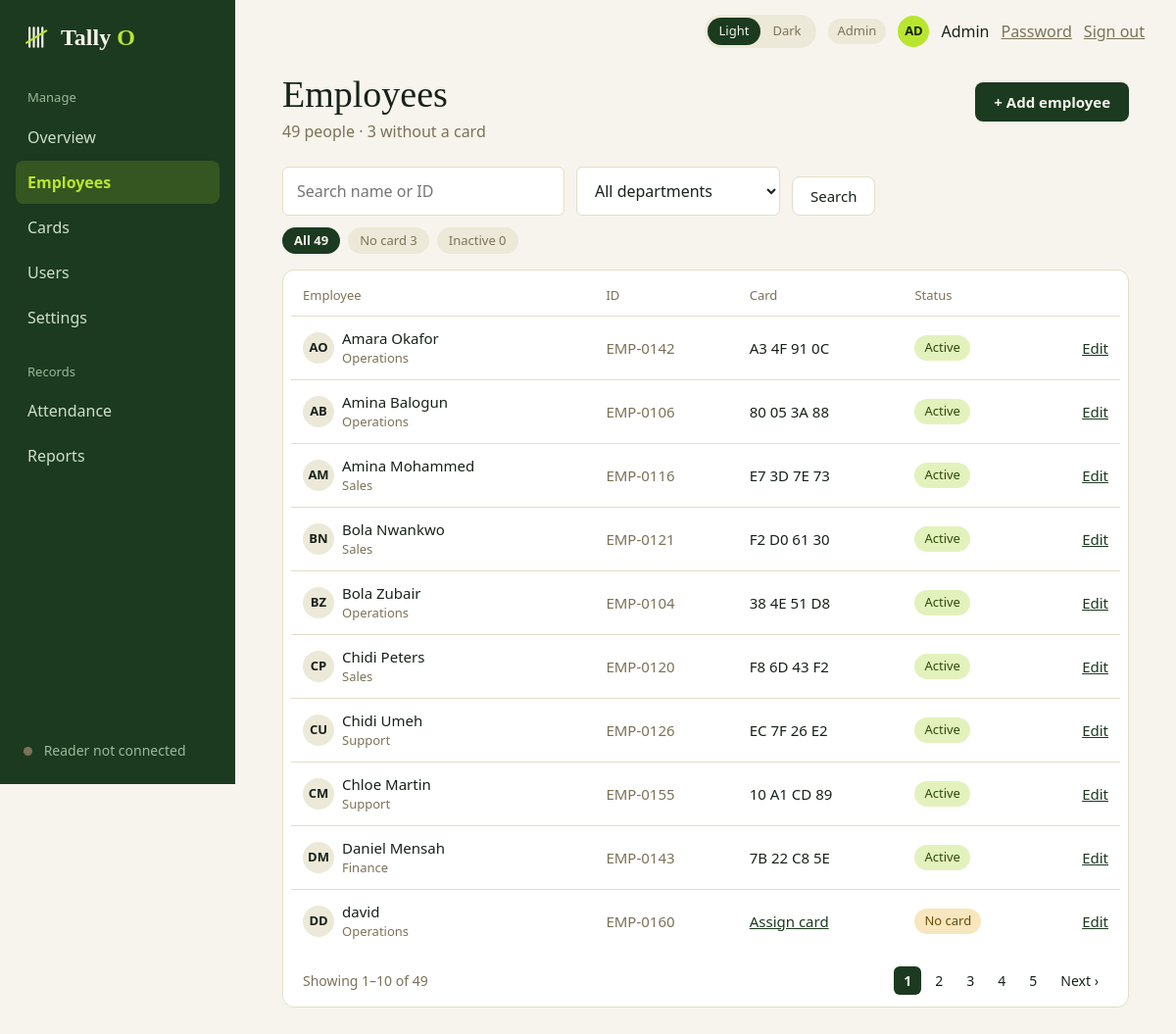
Before: /admin/employees (signed in) with the older database file.
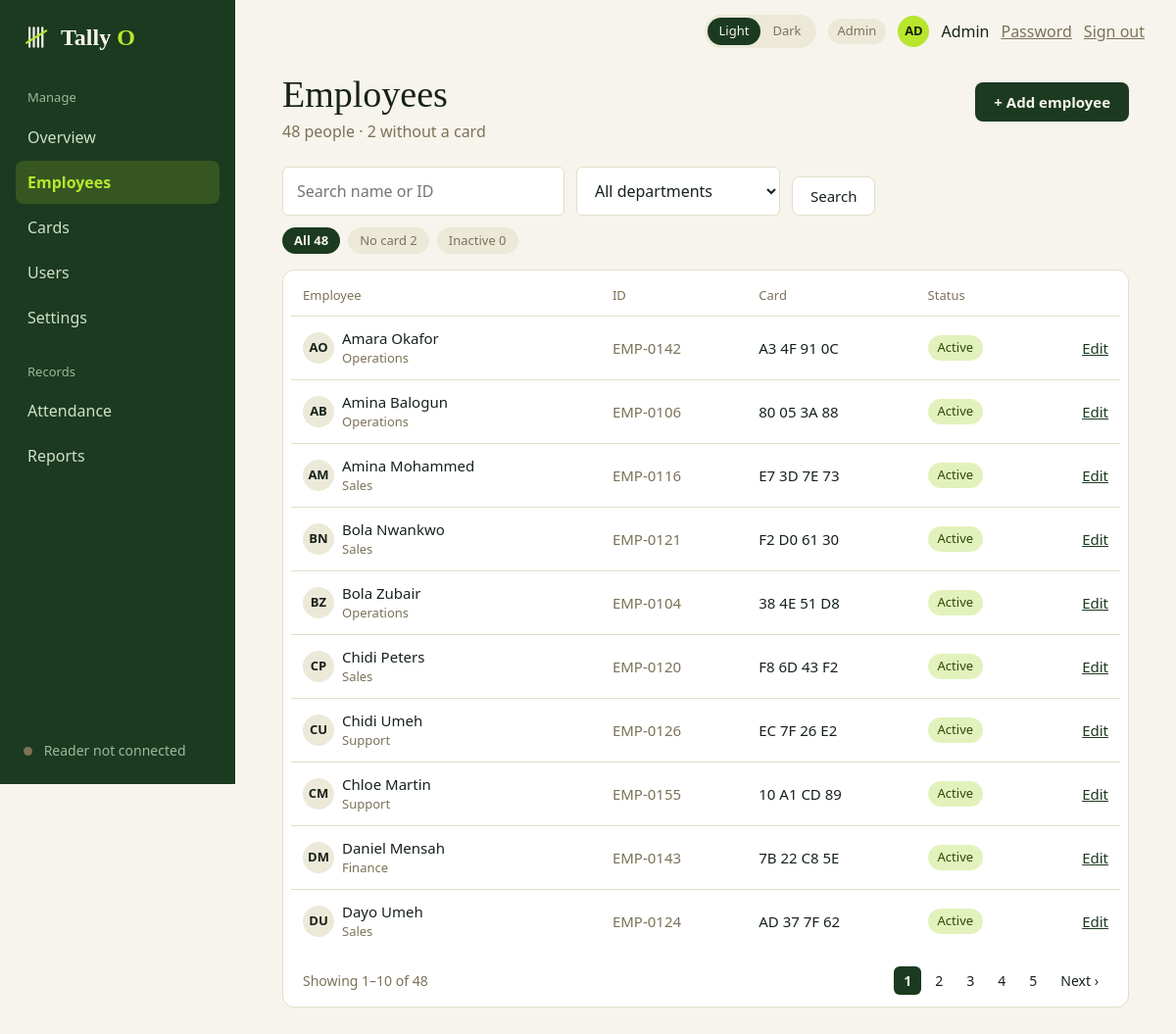
After: the same page with the newer database file.
### tables this page shows
CREATE TABLE employees (
    id            INTEGER PRIMARY KEY,
    employee_code TEXT    NOT NULL UNIQUE,              -- e.g. EMP-0142
    full_name     TEXT    NOT NULL,
    department    TEXT    NOT NULL,
    email         TEXT,
    joined_on     TEXT    NOT NULL,
    is_active     INTEGER NOT NULL DEFAULT 1 CHECK (is_active IN (0, 1))
);

### admin.py (the view)
@bp.route("/employees")
@admin_only
def employees():
    q = request.args.get("q", "").strip()[:60]
    dept = request.args.get("dept", "")[:40]
    status = request.args.get("status", "")
    if status not in ("no_card", "inactive"):
        status = ""
    page = request.args.get("page", 1, type=int)
    conn = db.get_db()
    return render_template(
        "admin_employees.html",
        result=queries.list_employees(conn, q, dept, status, page),
        counts=queries.employee_counts(conn), departments=queries.departments(conn),
        q=q, dept=dept, status=status,
        keep={"q": q or None, "dept": dept or None, "status": status or None},
        **shell_context("Employees"))

### app.py (called while the page is built)
@app.context_processor
def inject_globals():
    return {"APP_NAME": APP_NAME, "APP_TAGLINE": APP_TAGLINE,
            "csrf_token": auth.csrf_token, "safe_url": safe_url,
            "reader": reader.status()}

@app.after_request
def no_store_when_signed_in(response):
    if "user" in session and request.endpoint != "static":
        response.headers["Cache-Control"] = "no-store"
    return response

### auth.py (called while the page is built)
def csrf_token():
    if "csrf" not in session:
        session["csrf"] = secrets.token_hex(16)
    return session["csrf"]

def role_required(*roles):
    def decorator(view):
        @wraps(view)
        @login_required
        def wrapped(*args, **kwargs):
            if session["user"]["role"] not in roles:
                abort(403)
            return view(*args, **kwargs)
        return wrapped
    return decorator

### db.py (called while the page is built)
def get_db():
    if "db" not in g:
        g.db = connect(current_app.config["DATABASE"])
    return g.db

### queries.py (called while the page is built)
def employee_counts(db):
    return dict(db.execute(f"""
        SELECT SUM(is_active = 1) AS active, SUM(is_active = 0) AS inactive,
               SUM(is_active = 1 AND {_NO_ACTIVE_CARD}) AS no_card
        FROM employees e""").fetchone())

### templates/admin_employees.html (shortened to what this page needs)
{% extends "app_shell.html" %}
{% block content %}
  <div class="page-head">
    <div>
      <h1 class="page-title">Employees</h1>
      <p class="muted mt-1">{{ counts.active }} people · {{ counts.no_card }} without a card</p>
    </div>
    <a class="btn" href="{{ url_for('admin.employee_new') }}">+ Add employee</a>
  </div>
  <form class="toolbar mt-5" method="get" action="{{ url_for('admin.employees') }}">
    <input class="input toolbar-search" type="search" name="q" value="{{ q }}"
           placeholder="Search name or ID" aria-label="Search employees">
    <select class="input toolbar-select" name="dept" aria-label="Department">
      <option value="">All departments</option>
    </select>
    <button class="btn btn-secondary" type="submit">Search</button>
  </form>
  <div class="chips">
    <a class="chip" href="{{ url_for('admin.employees', q=q or None, dept=dept or None) }}"
       {% if not status %}aria-current="true"{% endif %}>All {{ counts.active }}</a>
    <a class="chip" href="{{ url_for('admin.employees', q=q or None, dept=dept or None, status='no_card') }}"
       {% if status == 'no_card' %}aria-current="true"{% endif %}>No card {{ counts.no_card }}</a>
    <a class="chip" href="{{ url_for('admin.employees', q=q or None, dept=dept or None, status='inactive') }}"
       {% if status == 'inactive' %}aria-current="true"{% endif %}>Inactive {{ counts.inactive }}</a>
  </div>
  <div class="card table-card mt-4">
    <table class="table">
      <thead><tr><th>Employee</th><th>ID</th><th>Card</th><th>Status</th><th></th></tr></thead>
      <tbody>
        {% for e in result.rows %}
          <tr>
            <td>
              <div class="row">
                <span class="avatar">{{ e.initials }}</span>
                <div><div>{{ e.full_name }}</div><div class="muted small">{{ e.department }}</div></div>
              </div>
            </td>
            <td class="muted">{{ e.employee_code }}</td>
            <td>
              {% if e.card_uid %}{{ e.card_uid }}
              {% elif e.is_active %}<a href="{{ safe_url('admin.employee_card', employee_id=e.id) }}">Assign card</a>
              {% else %}<span class="muted">–</span>{% endif %}
            </td>
            <td>
              {% if not e.is_active %}<span class="pill">Inactive</span>
              {% elif e.card_uid %}<span class="pill pill-ok">Active</span>
              {% else %}<span class="pill pill-late">No card</span>{% endif %}
            </td>
            <td class="right"><a href="{{ safe_url('admin.employee_edit', employee_id=e.id) }}">Edit</a></td>
          </tr>
        {% else %}
          <tr><td colspan="5" class="empty-cell">No employees match your search.</td></tr>
        {% endfor %}
      </tbody>
    </table>
    {% if result.total %}
      <div class="pager">
        <span class="muted">Showing {{ result.first }}–{{ result.last }} of {{ result.total }}</span>
        {% if result.pages > 1 %}
          <nav aria-label="Pages">
            {% for n in result.numbers %}
              {% if n is none %}<span class="page muted">…</span>
              {% elif n == result.page %}<a href="#" aria-current="page">{{ n }}</a>
              {% else %}<a href="{{ url_for('admin.employees', page=n, **keep) }}">{{ n }}</a>{% endif %}
            {% endfor %}
            {% if result.page < result.pages %}<a href="{{ url_for('admin.employees', page=result.page + 1, **keep) }}">Next ›</a>{% endif %}
          </nav>
        {% endif %}
      </div>
    {% endif %}
  </div>
{% endblock %}

Changed rows visible on the page:
removed employees: initials "DD", full_name "david", department "Operations", employee_code "EMP-0160", is_active "No card"
now on this page (row unchanged): employees: initials "DU", full_name "Dayo Umeh", department "Sales", employee_code "EMP-0124", card_uid "AD 37 7F 62", is_active "Active"
Other visible differences:
{{ counts.active }}: "49" → "48"
{{ counts.no_card }}: "3" → "2"
{{ result.total }}: "49" → "48"
